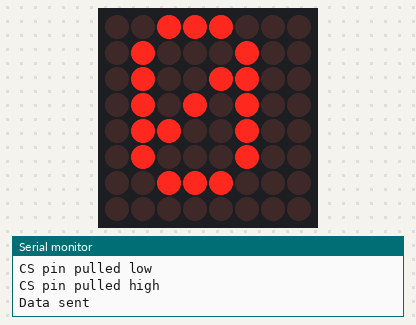
Bench run of a sketch on a simulated ESP32. On the bench: 8×8 LED matrix, the last lines printed to the serial monitor.

Above: at 0.1 s.
At 4.1 s:
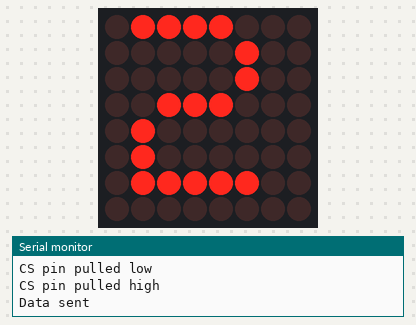
At 8.1 s:
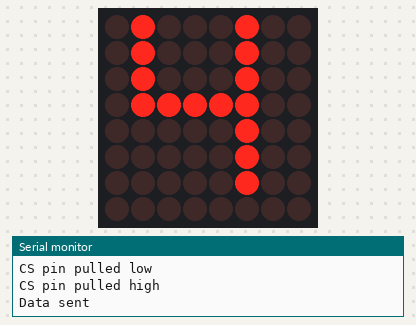
At 16.1 s:
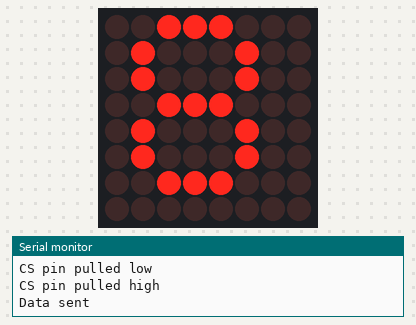
At 26.1 s:
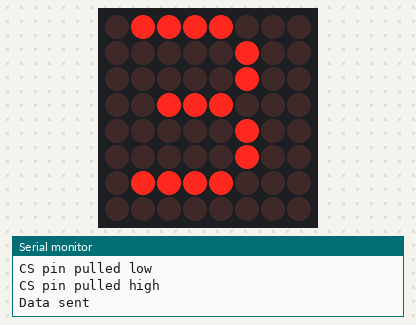
At 38.1 s:
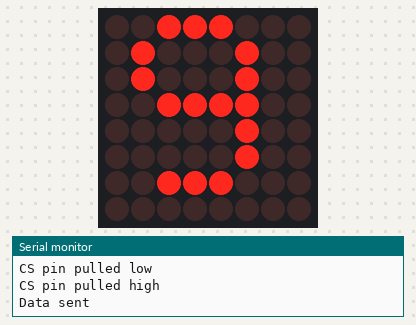

The sketch:

lcd_check.ino
```cpp
#include "MD_Parola.h"
#include "MD_MAX72xx.h"
#include "SPI.h"

SPIClass spi(VSPI); // 使用VSPI总线

// Uncomment according to your hardware type
#define HARDWARE_TYPE MD_MAX72XX::FC16_HW
//#define HARDWARE_TYPE MD_MAX72XX::GENERIC_HW

// Defining size, and output pins
#define MAX_DEVICES 1  // 一位8x8 LED点阵，所以设备数量为1
#define CS_PIN 4

MD_Parola disp = MD_Parola(HARDWARE_TYPE, CS_PIN, MAX_DEVICES);

void setup() {
  Serial.begin(115200); // 初始化串口通信;
  disp.begin();
  disp.setIntensity(0);  // 设置显示亮度
  pinMode(CS_PIN, OUTPUT);
  disp.displayClear();   // 清空显示

  // 重置 MAX72xx 芯片
  digitalWrite(CS_PIN, LOW);
  spi.transfer(0x09); // 译码模式寄存器
  spi.transfer(0x00); // 不使用译码
  digitalWrite(CS_PIN, HIGH);

  digitalWrite(CS_PIN, LOW);
  spi.transfer(0x0A); // 亮度寄存器
  spi.transfer(0x0F); // 最大亮度
  digitalWrite(CS_PIN, HIGH);

  digitalWrite(CS_PIN, LOW);
  spi.transfer(0x0B); // 扫描限制寄存器
  spi.transfer(0x07); // 扫描所有 8 行
  digitalWrite(CS_PIN, HIGH);

  digitalWrite(CS_PIN, LOW);
  spi.transfer(0x0C); // 关机模式寄存器
  spi.transfer(0x01); // 正常工作模式
  digitalWrite(CS_PIN, HIGH);

  spi.begin(18, -1, 23, -1); // SCK=18, MISO=-1（不使用）, MOSI=23, SS=-1（不使用）
  Serial.println("SPI initialized"); // 打印调试信息
}
void loop() {
  for (int i = 0; i <= 9; i++) {
    disp.displayClear();  // 清除之前的显示内容
    disp.setTextAlignment(PA_CENTER);  // 设置文本居中显示
    // 将数字转换为字符串进行显示
    char numStr[2];
    itoa(i, numStr, 10);
    Serial.print("Sending data: ");
    Serial.println(numStr);

    // 手动控制 CS 引脚
    digitalWrite(CS_PIN, LOW);
    Serial.println("CS pin pulled low");
    disp.print(numStr);
    digitalWrite(CS_PIN, HIGH);
    Serial.println("CS pin pulled high");

    Serial.println("Data sent");
    delay(2000);  // 每个数字显示2秒
  }
}
```

Measured:
- what the display in image 1 shows lasts 2.0 s, from 4.0 s to 6.0 s
